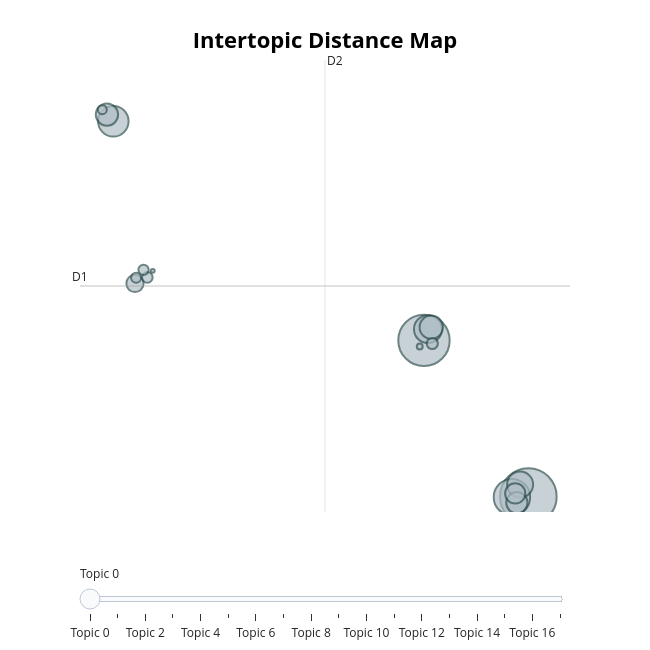

Notebook code cell kept with this figure:
### Code cell
topic_model.visualize_topics()

### Figure 1 — Plotly figure (JSON) as saved in the notebook; plotly's stock layout.template omitted (floating-point values rounded to 4 significant figures)
{"data": [{"customdata": [[0, "the | of | to | that | is", 3135], [1, "the | to | and | is | it", 2584], [2, "the | to | of | that | and", 1300], [3, "that | the | to | president | stephanopoulos", 912], [4, "for | the | and | to | in", 760], [5, "the | of | and | in | to", 661], [6, "the | to | for | is | and", 535], [7, "the | and | of | to | for", 487], [8, "of | the | to | and | is", 443], [9, "the | to | and | my | you", 401], [10, "the | of | to | and | is", 292], [11, "maxaxaxaxaxaxaxaxaxaxaxaxaxaxax | the | of | points | den", 122], [12, "the | it | oil | and | to", 110], [13, "water | the | battery | to | of", 104], [14, "kirlian | photography | the | to | of", 98], [15, "book | and | books | the | chemistry", 80], [16, "fan | cpu | heat | sink | fans", 34], [17, "ground | grounding | conductor | neutral | wire", 15]], "hovertemplate": "<b>Topic %{customdata[0]}</b><br>%{customdata[1]}<br>Size: %{customdata[2]}", "legendgroup": "", "marker": {"color": "#B0BEC5", "line": {"color": "DarkSlateGrey", "width": 2}, "size": [3135, 2584, 1300, 912, 760, 661, 535, 487, 443, 401, 292, 122, 110, 104, 98, 80, 34, 15], "sizemode": "area", "sizeref": 1.959, "symbol": "circle"}, "mode": "markers", "name": "", "orientation": "v", "showlegend": false, "type": "scatter", "x": [15.6, 9.732, 14.67, -7.726, 9.955, 15.14, 10.14, -8.083, 14.95, 14.86, -6.51, 10.2, -5.814, -6.027, -6.444, -8.346, 9.494, -5.509], "xaxis": "x", "y": [-2.973, 5.405, -3.007, 17.16, 6.008, -2.333, 6.107, 17.52, -3.309, -2.81, 8.458, 5.237, 8.787, 9.19, 8.772, 17.78, 5.077, 9.136], "yaxis": "y"}], "layout": {"annotations": [{"showarrow": false, "text": "D1", "x": -9.598, "y": 8.323, "yshift": 10}, {"showarrow": false, "text": "D2", "x": 4.17, "xshift": 10, "y": 20.45}], "height": 650, "hoverlabel": {"bgcolor": "white", "font": {"family": "Rockwell", "size": 16}}, "legend": {"itemsizing": "constant", "tracegroupgap": 0}, "margin": {"t": 60}, "shapes": [{"line": {"color": "#CFD8DC", "width": 2}, "type": "line", "x0": 4.17, "x1": 4.17, "y0": -3.805, "y1": 20.45}, {"line": {"color": "#9E9E9E", "width": 2}, "type": "line", "x0": -9.598, "x1": 17.94, "y0": 8.323, "y1": 8.323}], "sliders": [{"active": 0, "pad": {"t": 50}, "steps": [{"args": [{"marker.color": [["red", "#B0BEC5", "#B0BEC5", "#B0BEC5", "#B0BEC5", "#B0BEC5", "#B0BEC5", "#B0BEC5", "#B0BEC5", "#B0BEC5", "#B0BEC5", "#B0BEC5", "#B0BEC5", "#B0BEC5", "#B0BEC5", "#B0BEC5", "#B0BEC5", "#B0BEC5"]]}], "label": "Topic 0", "method": "update"}, {"args": [{"marker.color": [["#B0BEC5", "red", "#B0BEC5", "#B0BEC5", "#B0BEC5", "#B0BEC5", "#B0BEC5", "#B0BEC5", "#B0BEC5", "#B0BEC5", "#B0BEC5", "#B0BEC5", "#B0BEC5", "#B0BEC5", "#B0BEC5", "#B0BEC5", "#B0BEC5", "#B0BEC5"]]}], "label": "Topic 1", "method": "update"}, {"args": [{"marker.color": [["#B0BEC5", "#B0BEC5", "red", "#B0BEC5", "#B0BEC5", "#B0BEC5", "#B0BEC5", "#B0BEC5", "#B0BEC5", "#B0BEC5", "#B0BEC5", "#B0BEC5", "#B0BEC5", "#B0BEC5", "#B0BEC5", "#B0BEC5", "#B0BEC5", "#B0BEC5"]]}], "label": "Topic 2", "method": "update"}, {"args": [{"marker.color": [["#B0BEC5", "#B0BEC5", "#B0BEC5", "red", "#B0BEC5", "#B0BEC5", "#B0BEC5", "#B0BEC5", "#B0BEC5", "#B0BEC5", "#B0BEC5", "#B0BEC5", "#B0BEC5", "#B0BEC5", "#B0BEC5", "#B0BEC5", "#B0BEC5", "#B0BEC5"]]}], "label": "Topic 3", "method": "update"}, {"args": [{"marker.color": [["#B0BEC5", "#B0BEC5", "#B0BEC5", "#B0BEC5", "red", "#B0BEC5", "#B0BEC5", "#B0BEC5", "#B0BEC5", "#B0BEC5", "#B0BEC5", "#B0BEC5", "#B0BEC5", "#B0BEC5", "#B0BEC5", "#B0BEC5", "#B0BEC5", "#B0BEC5"]]}], "label": "Topic 4", "method": "update"}, {"args": [{"marker.color": [["#B0BEC5", "#B0BEC5", "#B0BEC5", "#B0BEC5", "#B0BEC5", "red", "#B0BEC5", "#B0BEC5", "#B0BEC5", "#B0BEC5", "#B0BEC5", "#B0BEC5", "#B0BEC5", "#B0BEC5", "#B0BEC5", "#B0BEC5", "#B0BEC5", "#B0BEC5"]]}], "label": "Topic 5", "method": "update"}, {"args": [{"marker.color": [["#B0BEC5", "#B0BEC5", "#B0BEC5", "#B0BEC5", "#B0BEC5", "#B0BEC5", "red", "#B0BEC5", "#B0BEC5", "#B0BEC5", "#B0BEC5", "#B0BEC5", "#B0BEC5", "#B0BEC5", "#B0BEC5", "#B0BEC5", "#B0BEC5", "#B0BEC5"]]}], "label": "Topic 6", "method": "update"}, {"args": [{"marker.color": [["#B0BEC5", "#B0BEC5", "#B0BEC5", "#B0BEC5", "#B0BEC5", "#B0BEC5", "#B0BEC5", "red", "#B0BEC5", "#B0BEC5", "#B0BEC5", "#B0BEC5", "#B0BEC5", "#B0BEC5", "#B0BEC5", "#B0BEC5", "#B0BEC5", "#B0BEC5"]]}], "label": "Topic 7", "method": "update"}, {"args": [{"marker.color": [["#B0BEC5", "#B0BEC5", "#B0BEC5", "#B0BEC5", "#B0BEC5", "#B0BEC5", "#B0BEC5", "#B0BEC5", "red", "#B0BEC5", "#B0BEC5", "#B0BEC5", "#B0BEC5", "#B0BEC5", "#B0BEC5", "#B0BEC5", "#B0BEC5", "#B0BEC5"]]}], "label": "Topic 8", "method": "update"}, {"args": [{"marker.color": [["#B0BEC5", "#B0BEC5", "#B0BEC5", "#B0BEC5", "#B0BEC5", "#B0BEC5", "#B0BEC5", "#B0BEC5", "#B0BEC5", "red", "#B0BEC5", "#B0BEC5", "#B0BEC5", "#B0BEC5", "#B0BEC5", "#B0BEC5", "#B0BEC5", "#B0BEC5"]]}], "label": "Topic 9", "method": "update"}, {"args": [{"marker.color": [["#B0BEC5", "#B0BEC5", "#B0BEC5", "#B0BEC5", "#B0BEC5", "#B0BEC5", "#B0BEC5", "#B0BEC5", "#B0BEC5", "#B0BEC5", "red", "#B0BEC5", "#B0BEC5", "#B0BEC5", "#B0BEC5", "#B0BEC5", "#B0BEC5", "#B0BEC5"]]}], "label": "Topic 10", "method": "update"}, {"args": [{"marker.color": [["#B0BEC5", "#B0BEC5", "#B0BEC5", "#B0BEC5", "#B0BEC5", "#B0BEC5", "#B0BEC5", "#B0BEC5", "#B0BEC5", "#B0BEC5", "#B0BEC5", "red", "#B0BEC5", "#B0BEC5", "#B0BEC5", "#B0BEC5", "#B0BEC5", "#B0BEC5"]]}], "label": "Topic 11", "method": "update"}, {"args": [{"marker.color": [["#B0BEC5", "#B0BEC5", "#B0BEC5", "#B0BEC5", "#B0BEC5", "#B0BEC5", "#B0BEC5", "#B0BEC5", "#B0BEC5", "#B0BEC5", "#B0BEC5", "#B0BEC5", "red", "#B0BEC5", "#B0BEC5", "#B0BEC5", "#B0BEC5", "#B0BEC5"]]}], "label": "Topic 12", "method": "update"}, {"args": [{"marker.color": [["#B0BEC5", "#B0BEC5", "#B0BEC5", "#B0BEC5", "#B0BEC5", "#B0BEC5", "#B0BEC5", "#B0BEC5", "#B0BEC5", "#B0BEC5", "#B0BEC5", "#B0BEC5", "#B0BEC5", "red", "#B0BEC5", "#B0BEC5", "#B0BEC5", "#B0BEC5"]]}], "label": "Topic 13", "method": "update"}, {"args": [{"marker.color": [["#B0BEC5", "#B0BEC5", "#B0BEC5", "#B0BEC5", "#B0BEC5", "#B0BEC5", "#B0BEC5", "#B0BEC5", "#B0BEC5", "#B0BEC5", "#B0BEC5", "#B0BEC5", "#B0BEC5", "#B0BEC5", "red", "#B0BEC5", "#B0BEC5", "#B0BEC5"]]}], "label": "Topic 14", "method": "update"}, {"args": [{"marker.color": [["#B0BEC5", "#B0BEC5", "#B0BEC5", "#B0BEC5", "#B0BEC5", "#B0BEC5", "#B0BEC5", "#B0BEC5", "#B0BEC5", "#B0BEC5", "#B0BEC5", "#B0BEC5", "#B0BEC5", "#B0BEC5", "#B0BEC5", "red", "#B0BEC5", "#B0BEC5"]]}], "label": "Topic 15", "method": "update"}, {"args": [{"marker.color": [["#B0BEC5", "#B0BEC5", "#B0BEC5", "#B0BEC5", "#B0BEC5", "#B0BEC5", "#B0BEC5", "#B0BEC5", "#B0BEC5", "#B0BEC5", "#B0BEC5", "#B0BEC5", "#B0BEC5", "#B0BEC5", "#B0BEC5", "#B0BEC5", "red", "#B0BEC5"]]}], "label": "Topic 16", "method": "update"}, {"args": [{"marker.color": [["#B0BEC5", "#B0BEC5", "#B0BEC5", "#B0BEC5", "#B0BEC5", "#B0BEC5", "#B0BEC5", "#B0BEC5", "#B0BEC5", "#B0BEC5", "#B0BEC5", "#B0BEC5", "#B0BEC5", "#B0BEC5", "#B0BEC5", "#B0BEC5", "#B0BEC5", "red"]]}], "label": "Topic 17", "method": "update"}]}], "title": {"font": {"color": "Black", "size": 22}, "text": "<b>Intertopic Distance Map</b>", "x": 0.5, "xanchor": "center", "y": 0.95, "yanchor": "top"}, "width": 650, "xaxis": {"anchor": "y", "domain": [0, 1], "range": [-9.598, 17.94], "title": {"text": ""}, "visible": false}, "yaxis": {"anchor": "x", "domain": [0, 1], "range": [-3.805, 20.45], "title": {"text": ""}, "visible": false}}}
